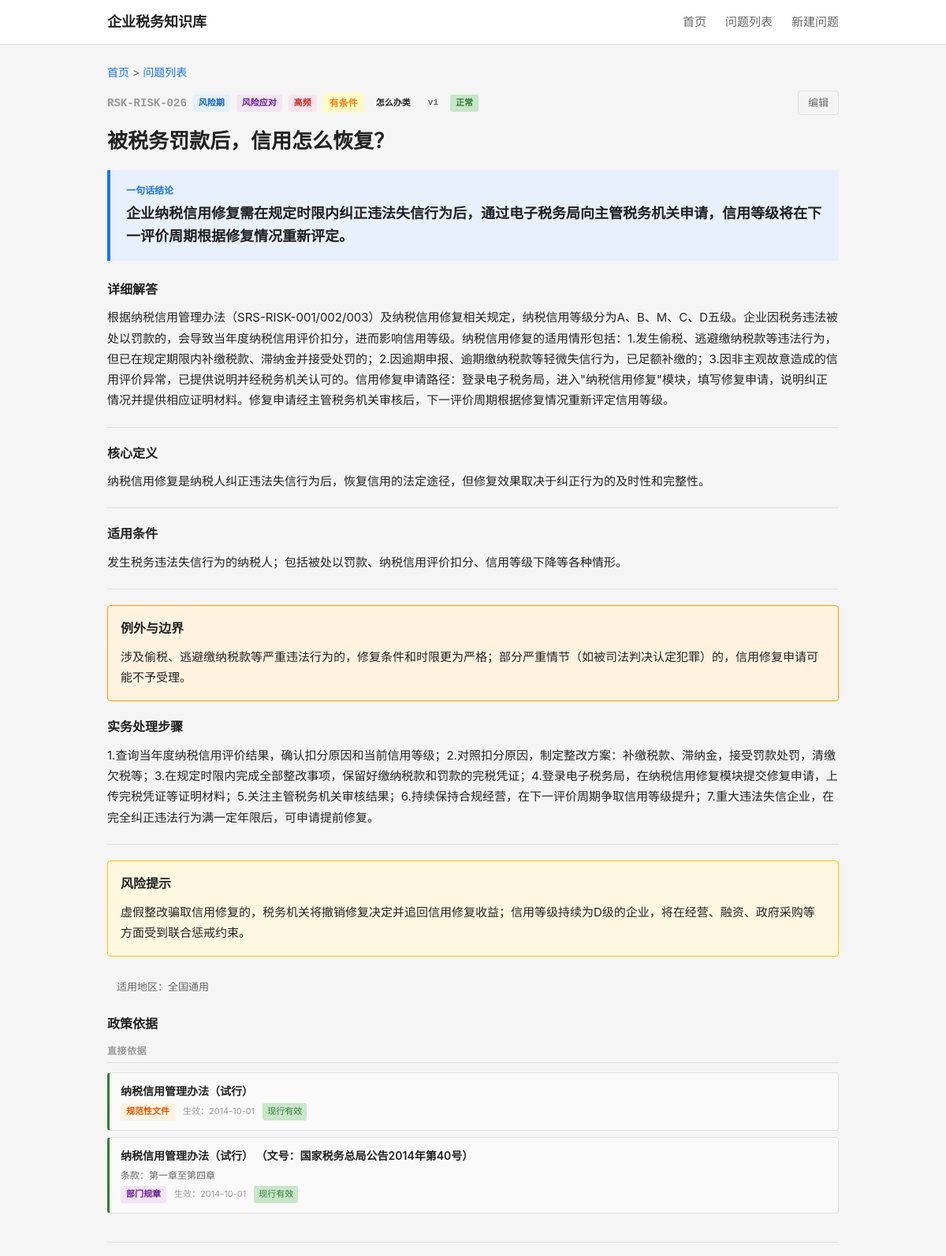
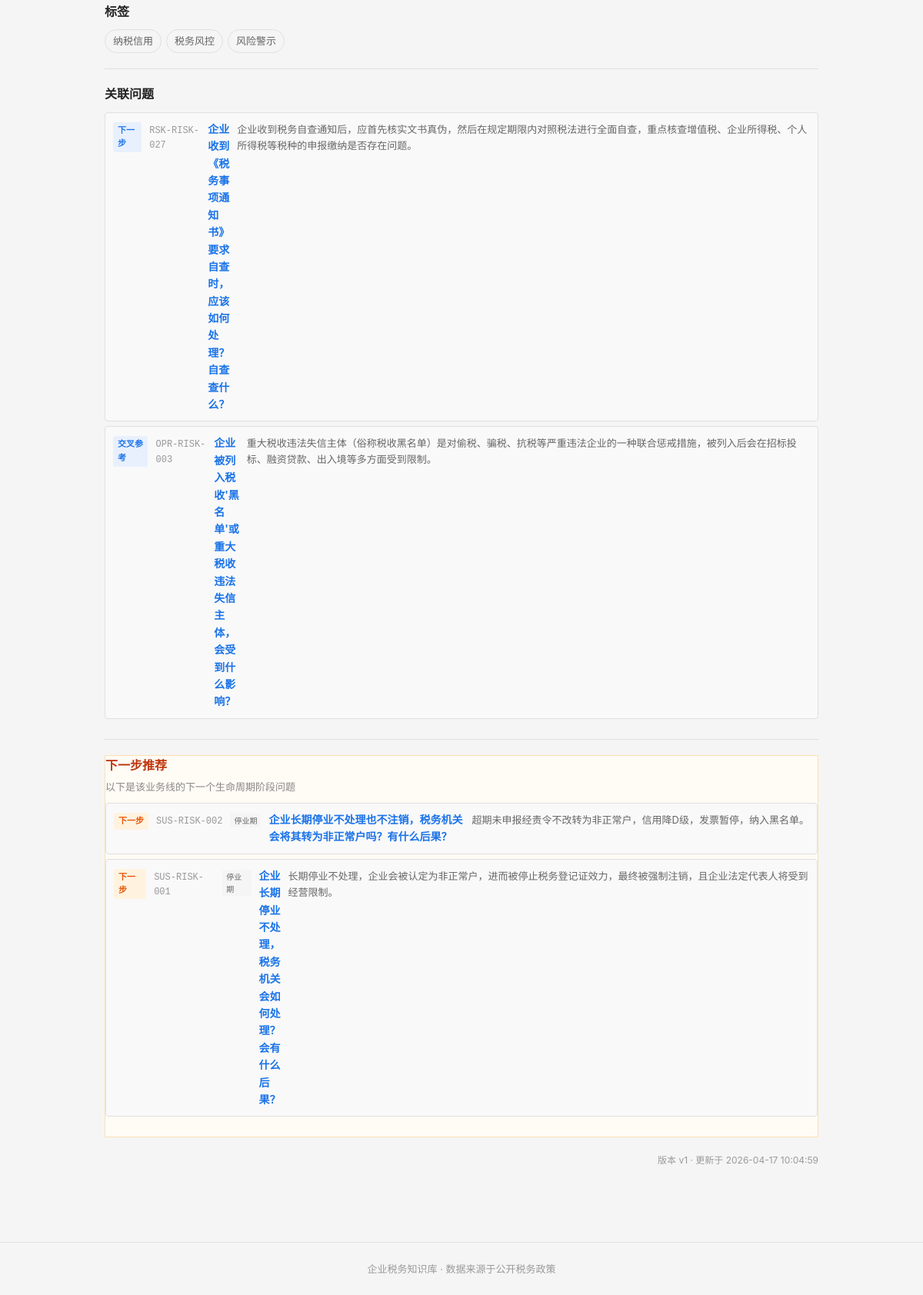
Screenshot of /question/RSK-RISK-026 with the database file from the repository (2 pictures, top to bottom).
### tables this page shows
CREATE TABLE question_master (
    id              INTEGER PRIMARY KEY AUTOINCREMENT,
    question_code   TEXT NOT NULL UNIQUE,
    question_title  TEXT NOT NULL,
    question_plain  TEXT NOT NULL,

    -- 分类
    stage_code      TEXT NOT NULL,
    module_code     TEXT NOT NULL,
    question_type   TEXT NOT NULL,

    -- 答案
    one_line_answer TEXT NOT NULL,
    detailed_answer TEXT,
    core_definition TEXT,

    -- 条件与边界
    applicable_conditions TEXT,
    exceptions_boundary   TEXT,

    -- 实务
    practical_steps TEXT,
    risk_warning    TEXT,

    -- 适用范围
    scope_level     TEXT NOT NULL DEFAULT 'scope_national',
    local_region    TEXT,

    -- 确定性
    answer_certainty TEXT NOT NULL DEFAULT 'certain_clear',

    -- 元数据
    keywords        TEXT,
    high_frequency_flag INTEGER NOT NULL DEFAULT 0,
    newbie_flag     INTEGER NOT NULL DEFAULT 0,

    -- 版本管理
    status          TEXT NOT NULL DEFAULT 'draft',
    version_no      INTEGER NOT NULL DEFAULT 1,

    -- 审计字段
    created_at      TEXT NOT NULL DEFAULT (datetime('now')),
    updated_at      TEXT NOT NULL DEFAULT (datetime('now'))
);

CREATE TABLE question_policy_link (
    id              INTEGER PRIMARY KEY AUTOINCREMENT,
    question_id     INTEGER NOT NULL,
    policy_id       INTEGER NOT NULL,
    support_type    TEXT NOT NULL,
    support_note    TEXT,
    display_order   INTEGER NOT NULL DEFAULT 1,

    FOREIGN KEY (question_id) REFERENCES question_master(id) ON DELETE CASCADE,
    FOREIGN KEY (policy_id)   REFERENCES policy_basis(id)    ON DELETE CASCADE
);

CREATE TABLE policy_basis (
    id              INTEGER PRIMARY KEY AUTOINCREMENT,
    policy_code     TEXT NOT NULL UNIQUE,
    policy_name     TEXT NOT NULL,
    document_no     TEXT,
    article_ref     TEXT,

    -- 政策层级
    policy_level    TEXT NOT NULL,

    -- 有效期
    effective_date  TEXT,
    expiry_date     TEXT,
    current_status  TEXT NOT NULL DEFAULT 'effective',

    -- 内容摘要
    policy_summary  TEXT,
    raw_quote_short TEXT,

    -- 适用范围
    region_scope    TEXT DEFAULT 'national',

    -- 备注
    remarks         TEXT,

    -- 审计字段
    created_at      TEXT NOT NULL DEFAULT (datetime('now')),
    updated_at      TEXT NOT NULL DEFAULT (datetime('now'))
);

CREATE TABLE question_tag_link (
    id              INTEGER PRIMARY KEY AUTOINCREMENT,
    question_id     INTEGER NOT NULL,
    tag_id          INTEGER NOT NULL,
    is_primary      INTEGER NOT NULL DEFAULT 0,
    display_order   INTEGER NOT NULL DEFAULT 1,

    FOREIGN KEY (question_id) REFERENCES question_master(id) ON DELETE CASCADE,
    FOREIGN KEY (tag_id)      REFERENCES tag_dict(id)       ON DELETE CASCADE
);

CREATE TABLE tag_dict (
    id              INTEGER PRIMARY KEY AUTOINCREMENT,
    tag_code        TEXT NOT NULL UNIQUE,
    tag_name        TEXT NOT NULL,
    tag_category    TEXT,
    parent_id       INTEGER,
    display_order   INTEGER NOT NULL DEFAULT 1,
    status          TEXT NOT NULL DEFAULT 'active',

    FOREIGN KEY (parent_id) REFERENCES tag_dict(id) ON DELETE SET NULL
);

CREATE TABLE question_relation (
    id              INTEGER PRIMARY KEY AUTOINCREMENT,
    question_id     INTEGER NOT NULL,
    related_id      INTEGER NOT NULL,
    relation_type   TEXT NOT NULL,
    display_order   INTEGER NOT NULL DEFAULT 1,

    FOREIGN KEY (question_id) REFERENCES question_master(id) ON DELETE CASCADE,
    FOREIGN KEY (related_id)  REFERENCES question_master(id) ON DELETE CASCADE
);

### backend/app.py (the view)
    @app.route('/question/<question_code>')
    def question_detail(question_code):
        from services.question_service import QuestionService
        svc = QuestionService()
        detail = svc.get_question_detail(question_code)
        if not detail:
            return "问题不存在", 404
        stages = svc.get_stages()
        modules = svc.get_modules()
        return render_template('detail.html',
                               detail=detail, stages=stages, modules=modules)

### backend/services/question_service.py (called while the page is built)
    def _query(self, sql, params=None):
        conn = sqlite3.connect(self.db_path)
        conn.execute("PRAGMA foreign_keys = ON")
        conn.row_factory = sqlite3.Row
        cur = conn.cursor()
        if params:
            cur.execute(sql, params)
        else:
            cur.execute(sql)
        rows = cur.fetchall()
        conn.close()
        return [dict(r) for r in rows]

    def _query_one(self, sql, params=None):
        rows = self._query(sql, params)
        return rows[0] if rows else None

    def get_stages(self):
        return self._query("""
            SELECT tag_code, tag_name
            FROM tag_dict
            WHERE tag_category = 'stage'
            ORDER BY display_order
        """)

    def get_modules(self):
        return self._query("""
            SELECT tag_code, tag_name
            FROM tag_dict
            WHERE tag_category = 'module'
            ORDER BY display_order
        """)

### frontend/templates/detail.html (shortened to what this page needs)
{% extends "base.html" %}
{% macro certainty_label(code) %}
    {% if code == 'certain_clear' %}<span class="certainty-tag clear">明确（无条件）</span>
    {% elif code == 'certain_conditional' %}<span class="certainty-tag condition">有条件</span>
    {% elif code == 'certain_dispute' %}<span class="certainty-tag dispute">有争议</span>
    {% elif code == 'certain_practice' %}<span class="certainty-tag practice">实务做法</span>
    {% else %}<span class="certainty-tag">{{ code }}</span>{% endif %}
{% endmacro %}
{% macro policy_level_label(code) %}{{ {'level_law':'法律','level_admin':'行政法规','level_department':'部门规章','level_bulletin':'规范性文件','level_local':'地方文件'}.get(code, code or '') }}{% endmacro %}
{% macro question_type_label(code) %}
{%- if code == 'type_whether' -%}是否类
{%- elif code == 'type_how' -%}怎么办类
{%- elif code == 'type_define' -%}定义类
{%- elif code == 'type_risk' -%}风险类
{%- elif code == 'type_time' -%}时限类
{%- elif code == 'type_why' -%}为什么类
{%- elif code == 'type_what' -%}是什么类
{%- elif code == 'type_clarify' -%}是否类
{%- elif code == 'type_steps' -%}怎么办类
{%- else -%}{{ code }}{%- endif -%}
{% endmacro %}
{% macro status_label(code) %}
    {% if code == 'active' %}正常
    {% elif code == 'draft' %}草稿
    {% elif code == 'pending' %}待复核
    {% elif code == 'archived' %}归档
    {% elif code == 'obsolete' %}过时
    {% else %}{{ code }}{% endif %}
{% endmacro %}
{% macro stage_label(code) %}
    {%- if code == 'SET' -%}设立期
    {%- elif code == 'OPR' -%}开业期
    {%- elif code == 'CHG' -%}变更期
    {%- elif code == 'RSK' -%}风险期
    {%- elif code == 'SUS' -%}停业期
    {%- elif code == 'CLS' -%}注销期
    {%- else -%}{{ code }}{%- endif -%}
{% endmacro %}
{% macro module_label(code) %}
    {%- if code == 'REG' -%}登记设立
    {%- elif code == 'DEC' -%}申报纳税
    {%- elif code == 'INV' -%}发票管理
    {%- elif code == 'VAT' -%}增值税
    {%- elif code == 'IIT' -%}个人所得税
    {%- elif code == 'CIT' -%}企业所得税
    {%- elif code == 'SSF' -%}社保公积金
    {%- elif code == 'CHG' -%}变更登记
    {%- elif code == 'CLEAR' -%}清税注销
    {%- elif code == 'RISK' -%}风险应对
    {%- elif code == 'FEE' -%}成本费用
    {%- elif code == 'PREF' -%}优惠政策
    {%- elif code == 'ETAX' -%}电子税务
    {%- else -%}{{ code }}{%- endif -%}
{% endmacro %}
{% macro relation_type_label(code) %}
    {%- if code == 'related' -%}相关问题
    {%- elif code == 'next_step' -%}下一步
    {%- elif code == 'prerequisite' -%}前提问题
    {%- elif code == 'similar' -%}相似问题
    {%- elif code == 'see_also' -%}交叉参考
    {%- else -%}{{ code }}{%- endif -%}
{% endmacro %}
{% block main %}
<div class="detail-header">
    <div class="breadcrumb">
        <a href="/">首页</a> &gt; <a href="/questions">问题列表</a>
    </div>
    <div class="question-meta-top">
        <span class="q-code-lg">{{ detail.question_code }}</span>
        <span class="q-badge stage">{{ stage_label(detail.stage_code) }}</span>
        <span class="q-badge module">{{ module_label(detail.module_code) }}</span>
        {% if detail.high_frequency_flag %}
        <span class="q-badge hf">高频</span>
        {% endif %}
        {{ certainty_label(detail.answer_certainty) }}
        <span class="q-badge">{{ question_type_label(detail.question_type) }}</span>
        <span class="q-badge version">v{{ detail.version_no }}</span>
        <span class="q-badge status-{{ detail.status }}">{{ status_label(detail.status) }}</span>
        <a href="/question/{{ detail.question_code }}/edit" class="edit-btn">编辑</a>
    </div>
</div>
<h1 class="detail-title">{{ detail.question_plain if detail.question_plain else detail.question_title }}</h1>
<div class="answer-box">
    <div class="answer-label">一句话结论</div>
    <div class="answer-content">{{ detail.one_line_answer }}</div>
</div>
{% if detail.detailed_answer %}
<div class="detail-section">
    <h3>详细解答</h3>
    <div class="detail-text">{{ detail.detailed_answer }}</div>
</div>
{% endif %}
{% if detail.core_definition %}
<div class="detail-section">
    <h3>核心定义</h3>
    <div class="detail-text">{{ detail.core_definition }}</div>
</div>
{% endif %}
{% if detail.applicable_conditions %}
<div class="detail-section">
    <h3>适用条件</h3>
    <div class="detail-text">{{ detail.applicable_conditions }}</div>
</div>
{% endif %}
{% if detail.exceptions_boundary %}
<div class="detail-section exception">
    <h3>例外与边界</h3>
    <div class="detail-text">{{ detail.exceptions_boundary }}</div>
</div>
{% endif %}
{% if detail.practical_steps %}
<div class="detail-section">
    <h3>实务处理步骤</h3>
    <div class="detail-text">{{ detail.practical_steps }}</div>
</div>
{% endif %}
{% if detail.risk_warning %}
<div class="detail-section warning">
    <h3>风险提示</h3>
    <div class="detail-text">{{ detail.risk_warning }}</div>
</div>
{% endif %}
{% if detail.scope_level == 'scope_national' %}
<div class="scope-note">适用地区：全国通用</div>
{% elif detail.scope_level == 'scope_local' %}
<div class="scope-note">适用地区：地方口径</div>
{% elif detail.scope_level == 'scope_mixed' %}
<div class="scope-note">适用地区：混合口径</div>
{% elif detail.local_region %}
<div class="scope-note local">地区：{{ detail.local_region }}</div>
{% endif %}
{% if detail.policies %}
{% set direct_policies = [] %}
{% set procedure_policies = [] %}
{% set other_policies = [] %}
{% for p in detail.policies %}
    {% if p.support_type == 'support_direct' %}{% do direct_policies.append(p) %}{% endif %}
    {% if p.support_type == 'support_procedure' %}{% do procedure_policies.append(p) %}{% endif %}
    {% if p.support_type not in ['support_direct', 'support_procedure'] %}{% do other_policies.append(p) %}{% endif %}
{% endfor %}
<div class="detail-section policies-section">
    <h3>政策依据</h3>
    {% if direct_policies %}
    <div class="policy-group">
        <div class="policy-group-label">直接依据</div>
        <ul class="policy-list">
            {% for p in direct_policies %}
            <li class="policy-item type-direct">
                <div class="policy-title">
                    {{ p.policy_name }}
                    {% if p.article_ref %}（文号：{{ p.document_no }}）{% endif %}
                </div>
                {% if p.article_ref %}<div class="policy-article">条款：{{ p.article_ref }}</div>{% endif %}
                <div class="policy-meta">
                    <span class="policy-level-badge level-{{ p.policy_level }}">{{ policy_level_label(p.policy_level) }}</span>
                    {% if p.effective_date %}<span class="policy-effective">生效：{{ p.effective_date }}</span>{% endif %}
                    {% if p.current_status == 'pol_effective' %}<span class="policy-stat effective">现行有效</span>
                    {% elif p.current_status == 'pol_expired' %}<span class="policy-stat expired">已失效</span>
                    {% elif p.current_status == 'pol_partial' %}<span class="policy-stat partial">部分失效</span>{% endif %}
                </div>
            </li>
            {% endfor %}
        </ul>
    </div>
    {% endif %}
</div>
{% endif %}
{% if detail.tags %}
<div class="detail-section tags-section">
    <h3>标签</h3>
    <div class="tag-list">
        {% for t in detail.tags %}
        <a href="/questions?tag={{ t.tag_code }}" class="tag-chip {% if t.is_primary %}primary{% endif %}">{{ t.tag_name }}</a>
        {% endfor %}
    </div>
</div>
{% endif %}
{% if detail.relations %}
<div class="detail-section relations">
    <h3>关联问题</h3>
    <ul class="relation-list">
        {% for r in detail.relations %}
        <li>
            <a href="/question/{{ r.question_code }}" class="relation-link">
                <span class="rel-type-badge type-{{ r.relation_type }}">{{ relation_type_label(r.relation_type) }}</span>
                <span class="rel-code">{{ r.question_code }}</span>
                <span class="rel-title">{{ r.question_title }}</span>
                <span class="rel-answer">{{ r.one_line_answer }}</span>
            </a>
        </li>
        {% endfor %}
    </ul>
</div>
{% endif %}
{% if detail.next_step_questions %}
<div class="detail-section next-step">
    <h3>下一步推荐</h3>
    <p class="next-step-hint">以下是该业务线的下一个生命周期阶段问题</p>
    <ul class="relation-list">
        {% for r in detail.next_step_questions %}
        <li>
            <a href="/question/{{ r.question_code }}" class="relation-link">
                <span class="rel-type-badge type-next">下一步</span>
                <span class="rel-code">{{ r.question_code }}</span>
                <span class="rel-stage-badge">{{ stage_label(r.stage_code) }}</span>
                <span class="rel-title">{{ r.question_title }}</span>
                <span class="rel-answer">{{ r.one_line_answer }}</span>
            </a>
        </li>
        {% endfor %}
    </ul>
</div>
{% endif %}
<div class="detail-footer">
    <span>版本 v{{ detail.version_no }} · 更新于 {{ detail.updated_at }}</span>
</div>
{% endblock %}

### rows the page displays
question_master: question_code "RSK-RISK-026", version_no "1", question_plain "被税务罚款后，信用怎么恢复？", one_line_answer "企业纳税信用修复需在规定时限内纠正违法失信行为后，通过电子税务局向主管税务机关申请，信用等级将在下一评价周期根据修复情况重新评定。", detailed_answer "根据纳税信用管理办法（SRS-RISK-001/002/003）及纳税信用修复相关规定，纳税信用等级分为A、B、M、C、D五级。企业因税务违法被处以罚款的，会导致当年度纳税信用评价扣分，进而影响信用等级。纳税信用修复的适用情形包括：1.发生偷税、逃避缴纳税款等违法行为，但已在规定期限内补缴税款、滞纳金并接受处罚的；2.因逾期申报、逾期缴纳税款等轻微失信行为，已足额补缴的；3.因非主观故意造成的信用评价异常，已提供说明并经税务机关认可的。信用修复申请路径：登录电子税务局，进入\"纳税信用修复\"模块，填写修复申请，说明纠正情况并提供相应证明材料。修复申请经主管税务机关审核后，下一评价周期根据修复情况重新评定信用等级。", core_definition "纳税信用修复是纳税人纠正违法失信行为后，恢复信用的法定途径，但修复效果取决于纠正行为的及时性和完整性。", applicable_conditions "发生税务违法失信行为的纳税人；包括被处以罚款、纳税信用评价扣分、信用等级下降等各种情形。", exceptions_boundary "涉及偷税、逃避缴纳税款等严重违法行为的，修复条件和时限更为严格；部分严重情节（如被司法判决认定犯罪）的，信用修复申请可能不予受理。", practical_steps "1.查询当年度纳税信用评价结果，确认扣分原因和当前信用等级；2.对照扣分原因，制定整改方案：补缴税款、滞纳金，接受罚款处罚，清缴欠税等；3.在规定时限内完成全部整改事项，保留好缴纳税款和罚款的完税凭证；4.登录电子税务局，在纳税信用修复模块提交修复申请，上传完税凭证等证明材料；5.关注主管税务机关审核结果；6.持续保持合规经营，在下一评价周期争取信用等级提升；7.重大违法失信企业，在完全纠正违法行为满一定年限后，可申请提前修复。", risk_warning "虚假整改骗取信用修复的，税务机关将撤销修复决定并追回信用修复收益；信用等级持续为D级的企业，将在经营、融资、政府采购等方面受到联合惩戒约束。", updated_at "2026-04-17 10:04:59"
question_policy_link: policy_name "纳税信用管理办法（试行）", effective_date "2014-10-01"
policy_basis: policy_level "规范性文件"
question_policy_link: policy_name "纳税信用管理办法（试行）", document_no "国家税务总局公告2014年第40号", article_ref "第一章至第四章", effective_date "2014-10-01"
policy_basis: policy_level "部门规章"
question_tag_link: tag_name "纳税信用"
question_tag_link: tag_name "税务风控"
question_tag_link: tag_name "风险警示"
question_relation: relation_type "下一步", question_code "RSK-RISK-027", question_title "企业收到《税务事项通知书》要求自查时，应该如何处理？自查查什么？", one_line_answer "企业收到税务自查通知后，应首先核实文书真伪，然后在规定期限内对照税法进行全面自查，重点核查增值税、企业所得税、个人所得税等税种的申报缴纳是否存在问题。"
question_relation: relation_type "交叉参考", question_code "OPR-RISK-003", question_title "企业被列入税收'黑名单'或重大税收违法失信主体，会受到什么影响？", one_line_answer "重大税收违法失信主体（俗称税收黑名单）是对偷税、骗税、抗税等严重违法企业的一种联合惩戒措施，被列入后会在招标投标、融资贷款、出入境等多方面受到限制。"
question_master: question_code "SUS-RISK-002", stage_code "停业期", question_title "企业长期停业不处理也不注销，税务机关会将其转为非正常户吗？有什么后果？", one_line_answer "超期未申报经责令不改转为非正常户，信用降D级，发票暂停，纳入黑名单。"
question_master: question_code "SUS-RISK-001", stage_code "停业期", question_title "企业长期停业不处理，税务机关会如何处理？会有什么后果？", one_line_answer "长期停业不处理，企业会被认定为非正常户，进而被停止税务登记证效力，最终被强制注销，且企业法定代表人将受到经营限制。"
